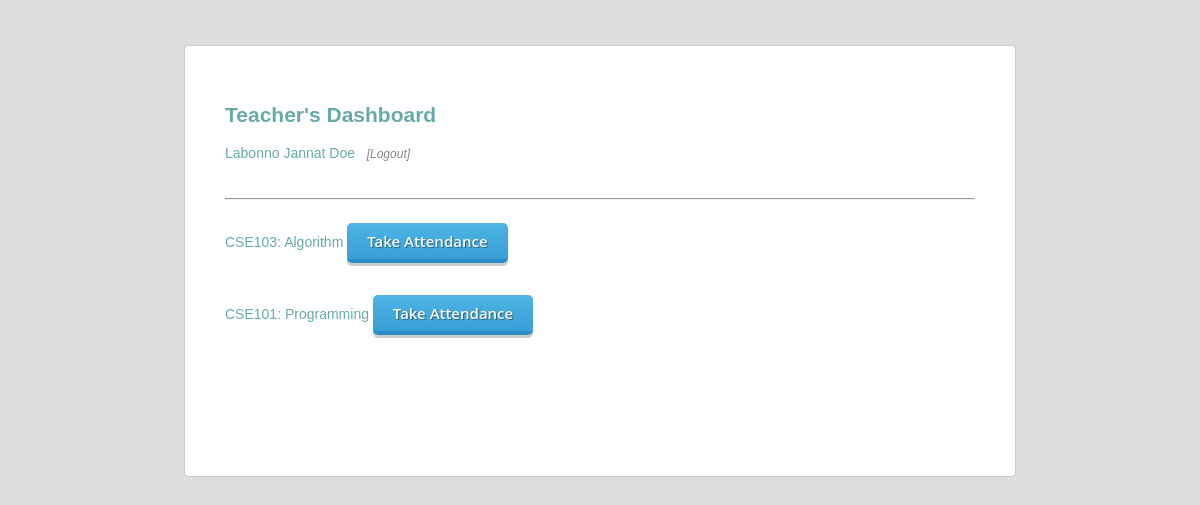
The app's page /teacher/dashboard.php (signed in) with its own data.
### tables this page shows
CREATE TABLE IF NOT EXISTS `subjects` (
`id` int(10) NOT NULL,
  `subname` varchar(128) NOT NULL,
  `subid` varchar(32) NOT NULL,
  `assignedto` varchar(32) NOT NULL
);

### teacher/dashboard.php (the view, shortened to what this page needs)
<?php
include '../dbconnect.php';
?>
<html>
<head>
<link rel="stylesheet" type="text/css" href="../style.css">
</head>
<body>
<div class="box teacher">
	<h2>Teacher's Dashboard</h2>
<p><?php echo $_SESSION['loggedTeachersName']; ?> &nbsp; <a class="doitalic" href="../logout.php">[Logout]</a> </p> <br />
<hr/><br />
<?php
$tid = $_SESSION['loggedUser'];
	$query = mysql_query("SELECT * FROM subjects WHERE assignedto = '$tid' ", $connection);
	   if($query)
		{
		   while($got = mysql_fetch_array($query)):
				$dbsubid = $got['subid'];
				$dbsubname = $got['subname'];
?>
<?php echo $dbsubid.": ".$dbsubname ?>  <a href="attendance.php?subid=<?php echo $dbsubid; ?>"><button class="button">Take Attendance</button> </a> <br /> <br /><br />
<?php
			endwhile;
		}
?>
</div>
</body>
</html>

### style.css (style rules this page uses)
body { background: #ddd; font-family: tahoma, arial, sans-serif; font-size: 14px; }
.button { width: auto; min-width: 100px; height: 40px; background: linear-gradient(to bottom, #4eb5e5 0%,#389ed5 100%); position: relative; padding-right: 20px; padding-left: 20px; border: none; border-radius: 5px; border-bottom: 4px solid #2b8bc6; color: #fbfbfb; font-weight: 600; font-family: 'Open Sans', sans-serif; text-shadow: 1px 1px 1px rgba(0,0,0,.4); font-size: 15px; text-align: center; box-shadow: 0px 3px 0px 0px rgba(0,0,0,.2); cursor: pointer; }
.box { margin: 0 auto; border: 1px solid #ccc; border-radius: 5px; width: 750px; height: auto; min-height: 350px; padding: 40px; margin-top: 45px; background: #fff; }
.doitalic { font-style: italic; font-size: 12px; color: #888; text-decoration: none; }
.teacher { color: #66aaaa; font-family: arial, sans-serif; }

### records on screen
subjects: subid "CSE103", subname "Algorithm"
subjects: subid "CSE101", subname "Programming"

### other values on screen
$_SESSION['loggedTeachersName'] "Labonno Jannat Doe"
